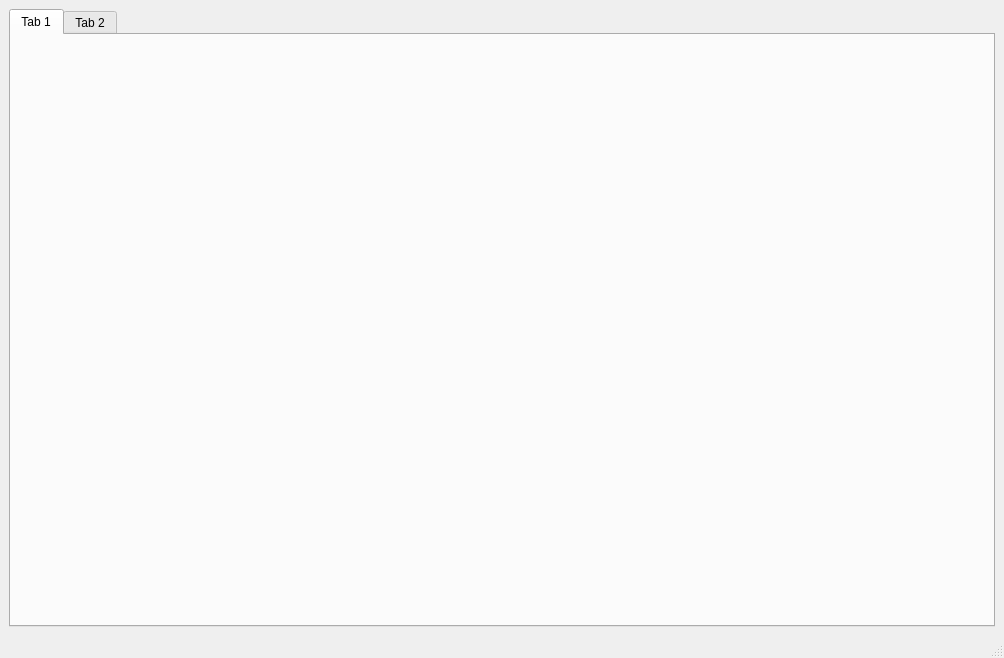
<?xml version="1.0" encoding="UTF-8"?>
<ui version="4.0">
 <class>MainWindow</class>
 <widget class="QMainWindow" name="MainWindow">
  <property name="geometry">
   <rect>
    <x>0</x>
    <y>0</y>
    <width>1004</width>
    <height>658</height>
   </rect>
  </property>
  <property name="windowTitle">
   <string>MainWindow</string>
  </property>
  <property name="windowIcon">
   <iconset>
    <normaloff>PXDcmIcon.bmp</normaloff>PXDcmIcon.bmp</iconset>
  </property>
  <widget class="QWidget" name="centralwidget">
   <layout class="QVBoxLayout" name="verticalLayout">
    <item>
     <widget class="QTabWidget" name="tabWidget">
      <widget class="QWidget" name="tab">
       <attribute name="title">
        <string>Tab 1</string>
       </attribute>
      </widget>
      <widget class="QWidget" name="tab_2">
       <attribute name="title">
        <string>Tab 2</string>
       </attribute>
      </widget>
     </widget>
    </item>
   </layout>
  </widget>
  <widget class="QMenuBar" name="menubar">
   <property name="geometry">
    <rect>
     <x>0</x>
     <y>0</y>
     <width>1004</width>
     <height>17</height>
    </rect>
   </property>
  </widget>
  <widget class="QStatusBar" name="statusbar"/>
  <action name="actionAct1">
   <property name="text">
    <string>act1</string>
   </property>
  </action>
 </widget>
 <resources/>
 <connections>
  <connection>
   <sender>tabWidget</sender>
   <signal>currentChanged(int)</signal>
   <receiver>MainWindow</receiver>
   <slot>onTabChanged(int)</slot>
   <hints>
    <hint type="sourcelabel">
     <x>422</x>
     <y>231</y>
    </hint>
    <hint type="destinationlabel">
     <x>495</x>
     <y>21</y>
    </hint>
   </hints>
  </connection>
 </connections>
 <slots>
  <slot>onTabChanged(int)</slot>
 </slots>
</ui>
